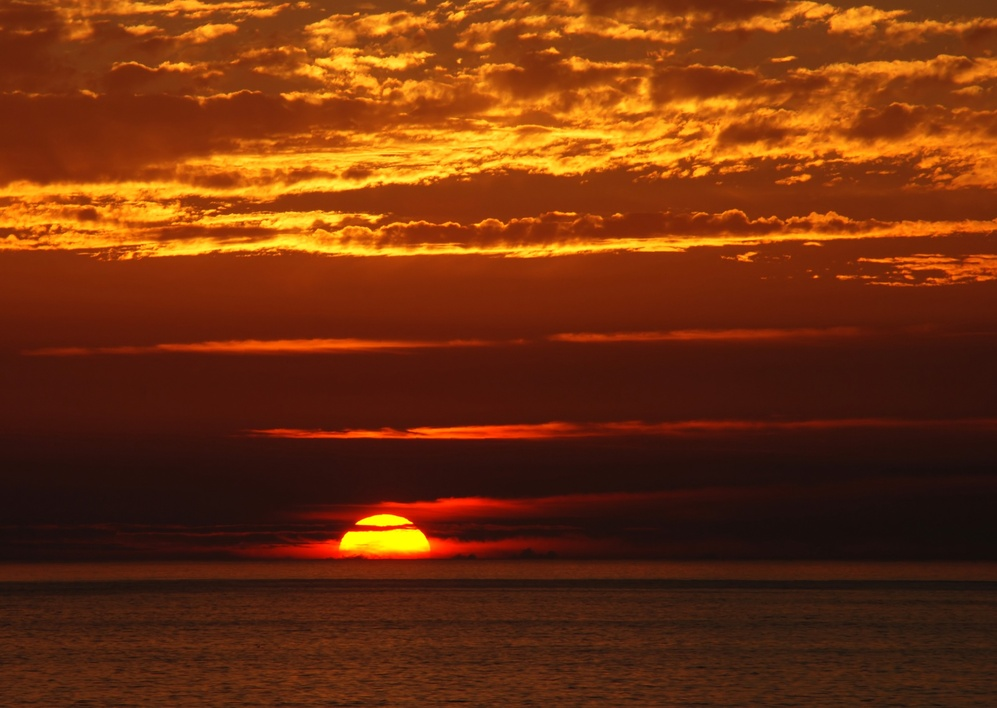
#> input picture PIB/Prj1/Dataset/Sunset.jpg, 997 x 708 px, shrunk from 2789 x 1980 before the run, given in place of Lena.jpg, which was not available
$ python Guide3Exercise2.py
#> lines starting #> are read from the running program, lines starting #| are printed output that depends on the picture; after the words box and inside, x2 and y2 are one past the last pixel; in counts of white or black regions, pixels touching at a corner belong together; pictures that were not available may be replaced by others from this repository, and a replacement may not be noted
import cv2
import numpy as np
from PIL import Image
import matplotlib.pyplot as plt


def threshold(image,pathToSave,SavedHistograms,histogramName):

#> called with image = 'Dataset/Lena.jpg', pathToSave = 'SavedPictures/Threshold_FirstImage.png', SavedHistograms = 'HistogramsPics/', histogramName = 'Histogram Threshold Image 1.png'
    imageRead = cv2.imread(image)
#> imageRead is the input picture: shape (708, 997, 3); mean B, G, R 13.2, 48.4, 111.8
    th, im_th = cv2.threshold(imageRead, 128, 255, cv2.THRESH_BINARY)
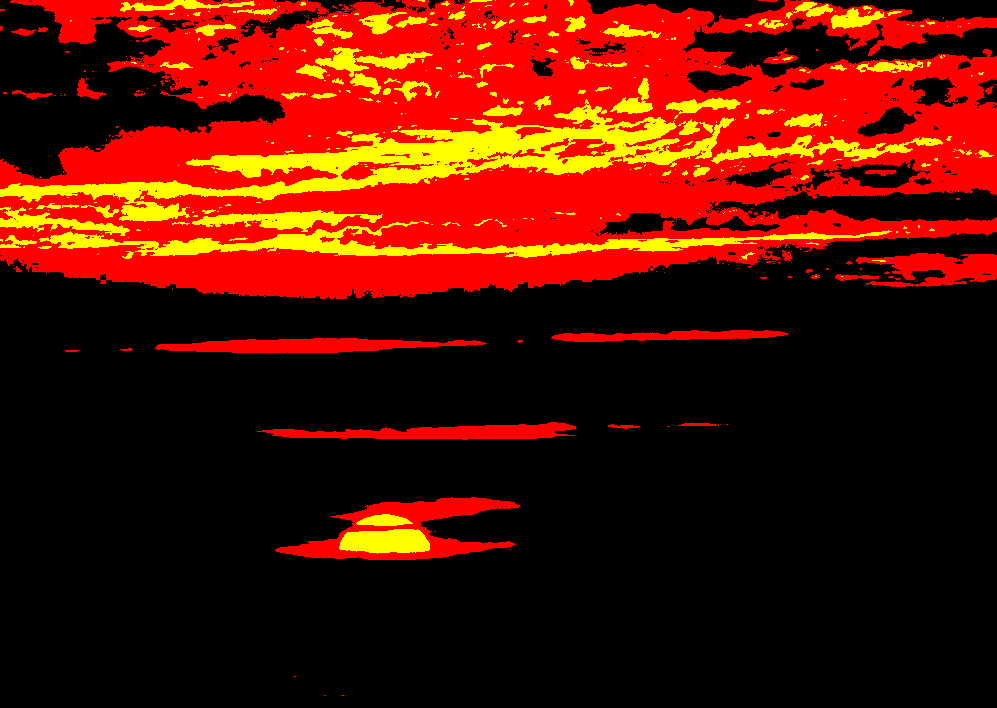
#> im_th: shape (708, 997, 3); mean B, G, R 0, 17.5, 86.5

    histg = cv2.calcHist([imageRead],[0],None,[256],[0,256])
#> histg = 256 values, max 78881 at index 11, min 0 at index 80, mean 2757.3
    newHistgImage = cv2.calcHist([im_th],[0],None,[256],[0,256])
#> newHistgImage = 256 values, max 705876 at index 0, min 0 at index 1, mean 2757.3

    print('Th: ',th)
    print('im_th: ',im_th)
#> (printed output is left out)

    cv2.imshow('Original Image', imageRead)
    cv2.imshow('Threshold Result', im_th)
    cv2.imwrite(pathToSave, im_th)

    cv2.waitKey(0)
    cv2.destroyAllWindows()

    plt.title('Histogram Original Image')
    plt.plot(histg)
    plt.show()
#> figure, not shown here; curve peaks at x = 11, y = 78881

    plt.title('Histogram Threshold Image')
    plt.plot(newHistgImage)
    plt.savefig(SavedHistograms + histogramName)
#> figure, not shown here; curve peaks at x = 0, y = 705876
    plt.show()

def binaryImage(image,pathToSave,SavedHistograms,histogramName):

#> called with image = 'Dataset/Lena.jpg', pathToSave = 'SavedPictures/Binary_FirstImage.png', SavedHistograms = 'HistogramsPics/', histogramName = 'Histogram Binary Image 1.png'
    imageRead = cv2.imread(image)
    im_gray = cv2.cvtColor(imageRead, cv2.COLOR_BGR2GRAY)
    th, im_gray_th_otsu = cv2.threshold(im_gray, 128, 255, cv2.THRESH_OTSU)
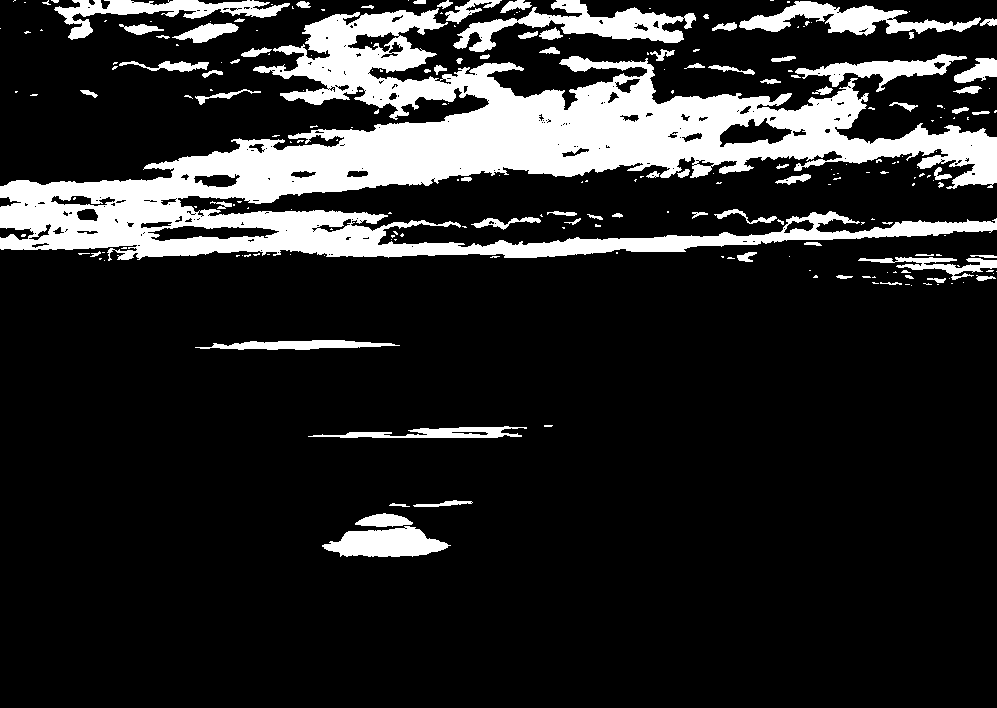
#> im_gray_th_otsu: shape (708, 997); 16.1% white; 233 white regions (156 under 20 px), largest, box (x1, y1, x2, y2) and area: (0, 8, 997, 261) 85405, (453, 0, 696, 52) 4434, (739, 1, 981, 36) 3418
#> th = 96

    newHistgImage = cv2.calcHist([im_gray_th_otsu],[0],None,[256],[0,256])
#> newHistgImage = 256 values, max 592289 at index 0, min 0 at index 1, mean 2757.3

    cv2.imshow('Binary Result', im_gray_th_otsu)
    cv2.imwrite(pathToSave, im_gray_th_otsu)

    print('im_gray_th_otsu: ', im_gray_th_otsu)
#> (printed output is left out)

    cv2.waitKey(0)
    cv2.destroyAllWindows()

    plt.title('Histogram Binary Image')
    plt.plot(newHistgImage)
    plt.savefig(SavedHistograms + histogramName)
#> figure, not shown here; curve peaks at x = 0, y = 592289
    plt.show()

"""def binarization_for_grayscale_image(image):

    im_gray = np.array(Image.open(image).convert('L'))
    print(type(im_gray))

    #first case
    thresh = 128

    #third case
    im_bin_keep = (im_gray > thresh) * im_gray
    print(im_bin_keep)
"""

"""def build_color_image(image):

    im_gray = np.array(Image.open(image).convert('L'))

    im_bool = im_gray > 128
    im_dst = np.empty((*im_gray.shape, 3))
    r, g, b = 128, 160, 192

    #with negation attribute "~"
    im_dst[:, :, 0] = im_bool * r
    im_dst[:, :, 1] = ~im_bool * g
    im_dst[:, :, 2] = im_bool * b

    Image.fromarray(np.uint8(im_dst)).save('numpy_binarization_color.png')
"""

if __name__ == "__main__":

    image = 'Dataset/face1.jpg'
    image2 = 'Dataset/face2.bmp'
    image3 = 'Dataset/face3.jpg'
    image4 = 'Dataset/face4.jpg'
    image5 = 'Dataset/face5.jpg'
    image6 = 'Dataset/face6.jpg'
    image7 = 'Dataset/face7.jpg'
    imageLena = 'Dataset/Lena.jpg'
    imageGreyLena = 'Dataset/lenaGray.jpg'

    pathToSavePictures = 'SavedPictures/'
    SavedHistograms = 'HistogramsPics/'

    threshold(imageLena,pathToSavePictures + 'Threshold_FirstImage.png', SavedHistograms, 'Histogram Threshold Image 1.png')
    binaryImage(imageLena,pathToSavePictures + 'Binary_FirstImage.png', SavedHistograms, 'Histogram Binary Image 1.png')

    threshold(image2,pathToSavePictures + 'Threshold_SecondImage.png',SavedHistograms, 'Histogram Threshold Image 2.png')
#> call 2 of threshold, with image = 'Dataset/face2.bmp', pathToSave = 'SavedPictures/Threshold_SecondImage.png', SavedHistograms = 'HistogramsPics/', histogramName = 'Histogram Threshold Image 2.png'
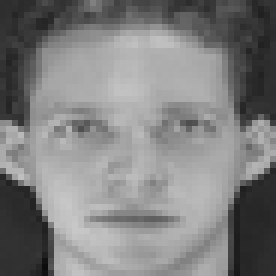
#> input picture PIB/Prj1/Dataset/face2.bmp, 46 x 46 px, shrunk from 128 x 128 before the run (shown 6 times larger)
#> in threshold, imageRead is the input picture: shape (46, 46, 3); min 12, max 199, mean 127.9
#> in threshold (call 2), `th, im_th = cv2.threshold(imageRead, 128, 255, cv2.THRESH_BINARY)`: im_th: shape (46, 46, 3); 63.3% white; 10 black regions (7 under 20 px), largest, box (x1, y1, x2, y2) and area: (0, 0, 46, 22) 468, (38, 27, 46, 46) 130, (0, 28, 9, 46) 128
#> in threshold (call 2), `histg = cv2.calcHist([imageRead],[0],None,[256],[0,256])`: histg = 256 values, max 49 at index 171, min 0 at index 0, mean 8.27
#> in threshold (call 2), `newHistgImage = cv2.calcHist([im_th],[0],None,[256],[0,256])`: newHistgImage = 256 values, max 1339 at index 255, min 0 at index 1, mean 8.27
#> (printed output is left out)
    binaryImage(image2,pathToSavePictures + 'Binary_SecondImage.png',SavedHistograms, 'Histogram Binary Image 2.png')
#> in binaryImage (call 2), `th, im_gray_th_otsu = cv2.threshold(im_gray, 128, 255, cv2.THRESH_OTSU)`: im_gray_th_otsu: shape (46, 46); 66.5% white; 7 black regions (4 under 20 px), largest, box (x1, y1, x2, y2) and area: (0, 0, 46, 22) 437, (38, 27, 46, 46) 128, (0, 29, 9, 46) 125
#> (printed output is left out)

    threshold(image3,pathToSavePictures + 'Threshold_ThirdImage.png',SavedHistograms, 'Histogram Threshold Image 3.png')
#> call 3 of threshold, with image = 'Dataset/face3.jpg', pathToSave = 'SavedPictures/Threshold_ThirdImage.png', SavedHistograms = 'HistogramsPics/', histogramName = 'Histogram Threshold Image 3.png'
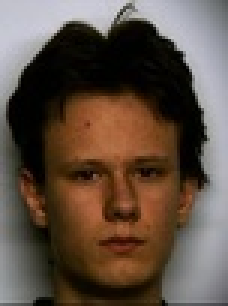
#> input picture PIB/Prj1/Dataset/face3.jpg, 76 x 102 px, shrunk from 214 x 285 before the run (shown 3 times larger)
#> in threshold, imageRead is the input picture: shape (102, 76, 3); mean B, G, R 66.9, 78.8, 94.8
#> in threshold (call 3), `th, im_th = cv2.threshold(imageRead, 128, 255, cv2.THRESH_BINARY)`:
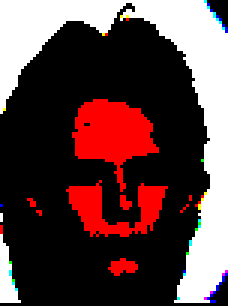
#> im_th: shape (102, 76, 3) (shown 3 times larger); mean B, G, R 64.9, 64.5, 91.8
#> in threshold (call 3), `histg = cv2.calcHist([imageRead],[0],None,[256],[0,256])`: histg = 256 values, max 1138 at index 0, min 0 at index 218, mean 30.28
#> in threshold (call 3), `newHistgImage = cv2.calcHist([im_th],[0],None,[256],[0,256])`: newHistgImage = 256 values, max 5780 at index 0, min 0 at index 1, mean 30.28
#> (printed output is left out)
    binaryImage(image3,pathToSavePictures + 'Binary_ThirdImage.png',SavedHistograms, 'Histogram Binary Image 3.png')
#> call 3 of binaryImage, with image = 'Dataset/face3.jpg', pathToSave = 'SavedPictures/Binary_ThirdImage.png', SavedHistograms = 'HistogramsPics/', histogramName = 'Histogram Binary Image 3.png'
#> in binaryImage (call 3), `th, im_gray_th_otsu = cv2.threshold(im_gray, 128, 255, cv2.THRESH_OTSU)`:
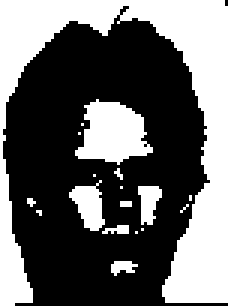
#> im_gray_th_otsu: shape (102, 76) (shown 3 times larger); 39.8% white; 18 white regions (13 under 20 px), largest, box (x1, y1, x2, y2) and area: (0, 0, 76, 102) 2446, (25, 33, 51, 55) 370, (23, 60, 35, 77) 119, (46, 62, 54, 75) 71, (37, 87, 46, 92) 29
#> in binaryImage (call 3), `th, im_gray_th_otsu = cv2.threshold(im_gray, 128, 255, cv2.THRESH_OTSU)`: th = 93
#> in binaryImage (call 3), `newHistgImage = cv2.calcHist([im_gray_th_otsu],[0],None,[256],[0,256])`: newHistgImage = 256 values, max 4664 at index 0, min 0 at index 1, mean 30.28
#> (printed output is left out)
#> in binaryImage (call 3), `plt.savefig(SavedHistograms + histogramName)`:
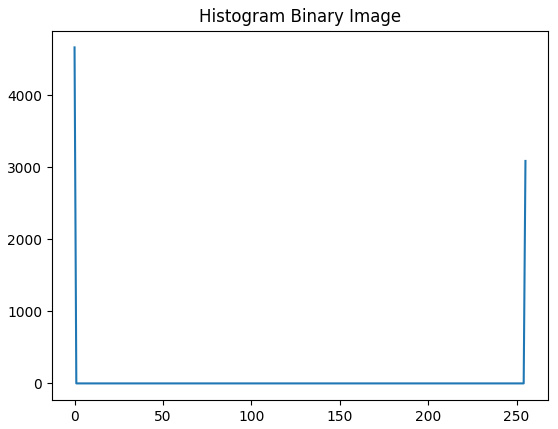
#> figure drawn by matplotlib, 1 panel; curve peaks at x = 0, y = 4664
